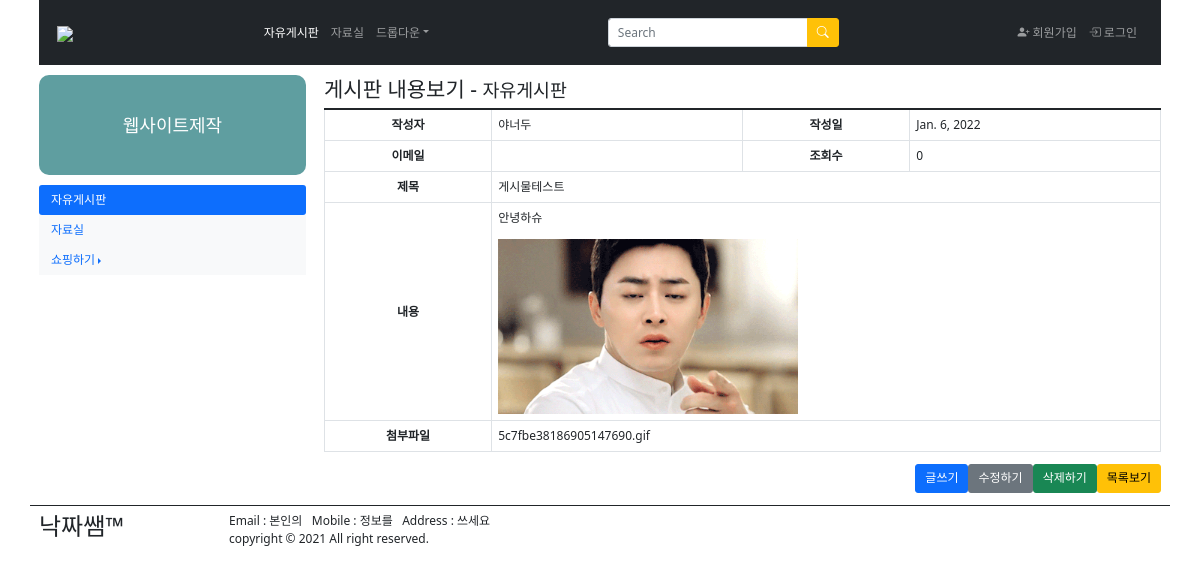
Screenshot of /boardApps/view/1/ with the database file from the repository.
### boardApps/models.py (models this page shows, shortened)
class Post(models.Model):
    user_name = models.CharField(max_length=5)
    viewCount = models.CharField(default=0, max_length=5)
    postdate =models.DateField(blank=True, null=True)
    titles = models.CharField(max_length=50)
    contents = models.TextField()
    mainphoto = models.ImageField(blank=True, null=True)

### boardApps/views.py (the view)
# urls.py: path('view/<int:pk>/', views.view, name="view"),
def view(request, pk):
    post = Post.objects.get(pk=pk)
    return render(request, 'boardApps/view.html', {'post':post})

### boardApps/templates/boardApps/view.html (shortened to what this page needs)
<!DOCTYPE html>
<html lang="en">
<head>
    <link href="https://cdn.jsdelivr.net/npm/bootstrap@5.1.2/dist/css/bootstrap.min.css" rel="stylesheet">
    <link rel="stylesheet" href="https://cdn.jsdelivr.net/npm/bootstrap-icons@1.7.1/font/bootstrap-icons.css">
</head>
<body>
<div class="container">
	<div class="row">
        <div class="col-12">
            <nav class="navbar navbar-expand-sm bg-dark navbar-dark">
                <div class="container-fluid">
                    <a class="navbar-brand" href="#">
                        <img src="https://www.ikosmo.co.kr/images/common/logo_center_v2.jpg" style="width: 120px;">
                    </a>
                    <ul class="navbar-nav">
                        <li class="nav-item">
                            <a class="nav-link active" href="/boardApps/">자유게시판</a>
                        </li>
                        <li class="nav-item">
                            <a class="nav-link" href="#">자료실</a>
                        </li>
                        <li class="nav-item dropdown">
                            <a class="nav-link dropdown-toggle" data-bs-toggle="dropdown" href="#">드롭다운</a>
                        </li>
                    </ul>
                    <form class="mt-3" method="get" action="">
                    <div class="input-group mb-3">
                        <input type="text" class="form-control" placeholder="Search" style="width: 200px;">
                        <button class="btn btn-warning" type="submit">
                            <i class="bi-search" style="font-size: 1rem; color: white;"></i>
                        </button>
                    </div>
                    </form>
                    <ul class="navbar-nav">
                        <li class="nav-item">
                            <a class="nav-link" href="#">
                                <i class="bi-person-plus-fill" style="font-size: 1rem;"></i>
                                회원가입
                            </a>
                        </li>
                        <li class="nav-item">
                            <a class="nav-link" href="#">
                                <i class="bi-box-arrow-in-right" style="font-size: 1rem;"></i>
                                로그인
                            </a>
                        </li>
                    </ul>
                </div>
            </nav>
        </div>
    </div>
    <div class="row">
<div class="col-3">
          <div style="height: 100px;line-height: 100px;text-align: center;background-color: cadetblue;
        border-radius: 10px;margin: 10px 0;font-size: 1.5em;color: #ffffff;">
        웹사이트제작
    </div>
    <ul class="nav nav-pills flex-column">
        <li class="nav-item">
            <a class="nav-link active" href="/boardApps/">자유게시판</a>
        </li>
        <li class="nav-item bg-light">
            <a class="nav-link" href="#">자료실</a>
        </li>
        <li class="nav-item bg-light dropdown dropend">
            <a class="nav-link dropdown-toggle" data-bs-toggle="dropdown" href="#">쇼핑하기</a>
        </li>
    </ul>
</div>
        <div class="col-9 pt-3">
            <h3>게시판 내용보기 - <small>자유게시판</small></h3>
            <form>
                <table class="table table-bordered">
                <colgroup>
                    <col width="20%"/>
                    <col width="30%"/>
                    <col width="20%"/>
                    <col width="*"/>
                </colgroup>
                <tbody>
                    <tr>
                        <th class="text-center"
                            style="vertical-align:middle;">작성자</th>
                        <td>
                            {{post.user_name}}
                        </td>
                        <th class="text-center"
                            style="vertical-align:middle;">작성일</th>
                        <td>
                            {{post.postdate}}
                        </td>
                    </tr>
                    <tr>
                        <th class="text-center"
                            style="vertical-align:middle;">이메일</th>
                        <td>
                        </td>
                        <th class="text-center"
                            style="vertical-align:middle;">조회수</th>
                        <td>
                            {{post.viewCount}}
                        </td>
                    </tr>
                    <tr>
                        <th class="text-center"
                            style="vertical-align:middle;">제목</th>
                        <td colspan="3">
                            {{post.titles}}
                        </td>
                    </tr>
                    <tr>
                        <th class="text-center"
                            style="vertical-align:middle;">내용</th>
                        <td colspan="3">
                            {{post.contents|linebreaks}}
                            {%if post.mainphoto %}
                                <img src="{{post.mainphoto.url}}" style="max-width: 300px;"><br>
                            {%endif%}
                        </td>
                    </tr>
                    <tr>
                        <th class="text-center"
                            style="vertical-align:middle;">첨부파일</th>
                        <td colspan="3">
                            {{post.mainphoto}}
                        </td>
                    </tr>
                </tbody>
                </table>
                <div class="row mb-3">
                    <div class="col d-flex justify-content-end">
                        <button type="button" class="btn btn-primary" onclick="location.href='/boardApps/write/'">글쓰기</button>
                        <button type="button" class="btn btn-secondary" onclick="location.href='/boardApps/edit/{{post.pk}}'">수정하기</button>
                        <button type="button" class="btn btn-success" onclick="location.href='javascript:postDelete({{post.pk}})'">삭제하기</button>
                        <button type="button" class="btn btn-warning" onclick="location.href='/boardApps/list/'">목록보기</button>
                    </div>
                </div>
            </form>
        </div>
    </div>
<div class="row border border-dark border-bottom-0 border-start-0 border-end-0 pt-2">
    <div class="col-2">
          <h2>낙짜쌤&trade;</h2>
    </div>
    <div class="col-10">
          Email : 본인의&nbsp;&nbsp;
          Mobile : 정보를&nbsp;&nbsp;
          Address : 쓰세요
          <br>
          copyright &copy; 2021
          All right reserved.
    </div>
</div>
</div>
</body>
</html>

### boardApps/templates/boardApps/view.html (style rules this page uses)
div { border:0px solid blueviolet; }
* { font-size: 12px; }

### rows the page displays
Post: user_name "야너두", postdate "Jan. 6, 2022", viewCount "0", titles "게시물테스트", contents "안녕하슈", mainphoto (picture), mainphoto "5c7fbe38186905147690.gif"
